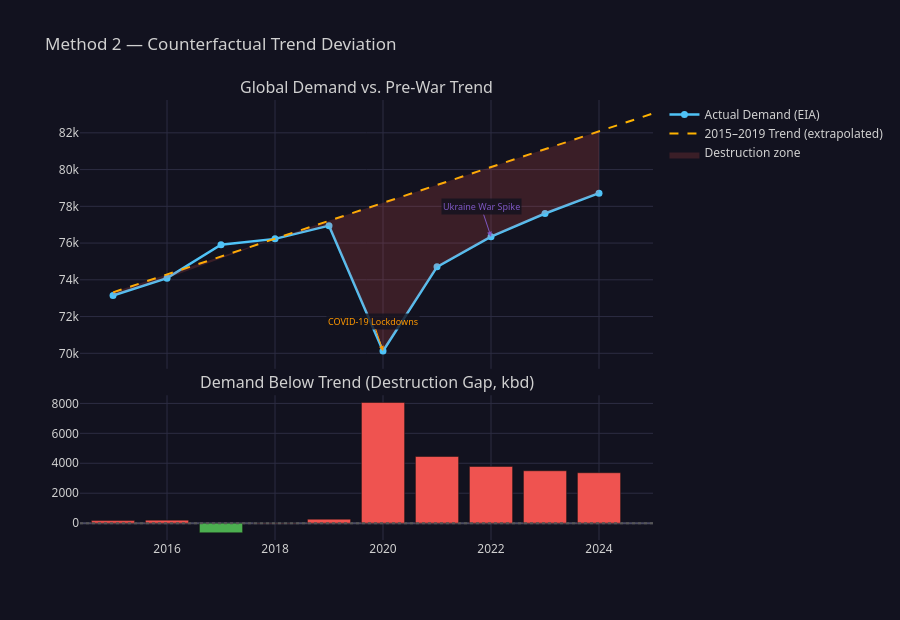

Notebook code cell kept with this figure:
### Code cell
fig = make_subplots(rows=2, cols=1, shared_xaxes=True,
                    row_heights=[0.65, 0.35],
                    vertical_spacing=0.06,
                    subplot_titles=('Global Demand vs. Pre-War Trend', 'Demand Below Trend (Destruction Gap, kbd)'))

# ── Row 1: actual vs trend ────────────────────────────────────────────────────
fig.add_trace(go.Scatter(
    x=cf['year'], y=cf['global_kbd'],
    name='Actual Demand (EIA)', mode='lines+markers',
    line=dict(color='#4FC3F7', width=2.5),
    marker=dict(size=7),
    hovertemplate='%{x}: <b>%{y:,.0f} kbd</b><extra>Actual</extra>',
), row=1, col=1)

fig.add_trace(go.Scatter(
    x=trend_line['year'], y=trend_line['trend_kbd'],
    name='2015–2019 Trend (extrapolated)', mode='lines',
    line=dict(color='#FFB300', width=2, dash='dash'),
    hovertemplate='%{x}: <b>%{y:,.0f} kbd</b><extra>Trend</extra>',
), row=1, col=1)

# Shade gap where actual < trend
gap_years = cf[cf['destruction_kbd'] > 0]
fig.add_trace(go.Scatter(
    x=pd.concat([gap_years['year'], gap_years['year'][::-1]]),
    y=pd.concat([gap_years['trend_kbd'], gap_years['global_kbd'][::-1]]),
    fill='toself', fillcolor='rgba(239,83,80,0.18)',
    line=dict(color='rgba(0,0,0,0)'),
    name='Destruction zone', showlegend=True,
    hoverinfo='skip',
), row=1, col=1)

# Annotate episodes
for yr, (label, color) in episodes.items():
    row_ = cf[cf['year']==yr]
    if row_.empty: continue
    fig.add_annotation(x=yr, y=row_['global_kbd'].values[0],
                       text=label, showarrow=True, arrowhead=2,
                       arrowcolor=color, font=dict(color=color, size=9),
                       bgcolor='rgba(18,18,31,0.8)', row=1, col=1)

# ── Row 2: destruction gap bar ────────────────────────────────────────────────
bar_colors = ['#EF5350' if v > 0 else '#4CAF50' for v in cf['destruction_kbd']]
fig.add_trace(go.Bar(
    x=cf['year'], y=cf['destruction_kbd'],
    marker_color=bar_colors,
    name='Gap (kbd)', showlegend=False,
    hovertemplate='%{x}: <b>%{y:+,.0f} kbd</b><extra>Gap vs trend</extra>',
), row=2, col=1)
fig.add_hline(y=0, line=dict(color='#555', dash='dot'), row=2, col=1)

fig.update_layout(**DARK, height=620, title='Method 2 — Counterfactual Trend Deviation')
fig.update_xaxes(**AXIS)
fig.update_yaxes(**AXIS)
fig.show()

### Figure 1 — Plotly figure (JSON) as saved in the notebook; plotly's stock layout.template omitted (floating-point values rounded to 4 significant figures)
{"data": [{"hovertemplate": "%{x}: <b>%{y:,.0f} kbd</b><extra>Actual</extra>", "line": {"color": "#4FC3F7", "width": 2.5}, "marker": {"size": 7}, "mode": "lines+markers", "name": "Actual Demand (EIA)", "type": "scatter", "x": [2015, 2016, 2017, 2018, 2019, 2020, 2021, 2022, 2023, 2024], "xaxis": "x", "y": [73150.0, 74090.0, 75910.0, 76230.0, 76950.0, 70120.0, 74710.0, 76350.0, 77610.0, 78720.0], "yaxis": "y"}, {"hovertemplate": "%{x}: <b>%{y:,.0f} kbd</b><extra>Trend</extra>", "line": {"color": "#FFB300", "dash": "dash", "width": 2}, "mode": "lines", "name": "2015–2019 Trend (extrapolated)", "type": "scatter", "x": [2015, 2016, 2017, 2018, 2019, 2020, 2021, 2022, 2023, 2024, 2025], "xaxis": "x", "y": [73320.0, 74290.0, 75260.0, 76240.0, 77210.0, 78190.0, 79160.0, 80130.0, 81110.0, 82080.0, 83060.0], "yaxis": "y"}, {"fill": "toself", "fillcolor": "rgba(239,83,80,0.18)", "hoverinfo": "skip", "line": {"color": "rgba(0,0,0,0)"}, "name": "Destruction zone", "showlegend": true, "type": "scatter", "x": [2015, 2016, 2018, 2019, 2020, 2021, 2022, 2023, 2024, 2024, 2023, 2022, 2021, 2020, 2019, 2018, 2016, 2015], "xaxis": "x", "y": [73320.0, 74290.0, 76240.0, 77210.0, 78190.0, 79160.0, 80130.0, 81110.0, 82080.0, 78720.0, 77610.0, 76350.0, 74710.0, 70120.0, 76950.0, 76230.0, 74090.0, 73150.0], "yaxis": "y"}, {"hovertemplate": "%{x}: <b>%{y:+,.0f} kbd</b><extra>Gap vs trend</extra>", "marker": {"color": ["#EF5350", "#EF5350", "#4CAF50", "#EF5350", "#EF5350", "#EF5350", "#EF5350", "#EF5350", "#EF5350", "#EF5350"]}, "name": "Gap (kbd)", "showlegend": false, "type": "bar", "x": [2015, 2016, 2017, 2018, 2019, 2020, 2021, 2022, 2023, 2024], "xaxis": "x2", "y": [168.8, 200.8, -643.6, 9.575, 264.4, 8062.0, 4454.0, 3787.0, 3499.0, 3366.0], "yaxis": "y2"}], "layout": {"annotations": [{"font": {"size": 16}, "showarrow": false, "text": "Global Demand vs. Pre-War Trend", "x": 0.5, "xanchor": "center", "xref": "paper", "y": 1, "yanchor": "bottom", "yref": "paper"}, {"font": {"size": 16}, "showarrow": false, "text": "Demand Below Trend (Destruction Gap, kbd)", "x": 0.5, "xanchor": "center", "xref": "paper", "y": 0.329, "yanchor": "bottom", "yref": "paper"}, {"arrowcolor": "#FF9800", "arrowhead": 2, "bgcolor": "rgba(18,18,31,0.8)", "font": {"color": "#FF9800", "size": 9}, "showarrow": true, "text": "COVID-19 Lockdowns", "x": 2020, "xref": "x", "y": 70120.0, "yref": "y"}, {"arrowcolor": "#7E57C2", "arrowhead": 2, "bgcolor": "rgba(18,18,31,0.8)", "font": {"color": "#7E57C2", "size": 9}, "showarrow": true, "text": "Ukraine War Spike", "x": 2022, "xref": "x", "y": 76350.0, "yref": "y"}], "font": {"color": "#D0D0D0", "family": "Segoe UI, Arial"}, "height": 620, "paper_bgcolor": "#12121f", "plot_bgcolor": "#12121f", "shapes": [{"line": {"color": "#555", "dash": "dot"}, "type": "line", "x0": 0, "x1": 1, "xref": "x2 domain", "y0": 0, "y1": 0, "yref": "y2"}], "title": {"text": "Method 2 — Counterfactual Trend Deviation"}, "xaxis": {"anchor": "y", "domain": [0, 1], "gridcolor": "#2c2c42", "matches": "x2", "showticklabels": false, "zerolinecolor": "#4a4a62"}, "xaxis2": {"anchor": "y2", "domain": [0, 1], "gridcolor": "#2c2c42", "zerolinecolor": "#4a4a62"}, "yaxis": {"anchor": "x", "domain": [0.389, 1], "gridcolor": "#2c2c42", "zerolinecolor": "#4a4a62"}, "yaxis2": {"anchor": "x2", "domain": [0, 0.329], "gridcolor": "#2c2c42", "zerolinecolor": "#4a4a62"}}}
